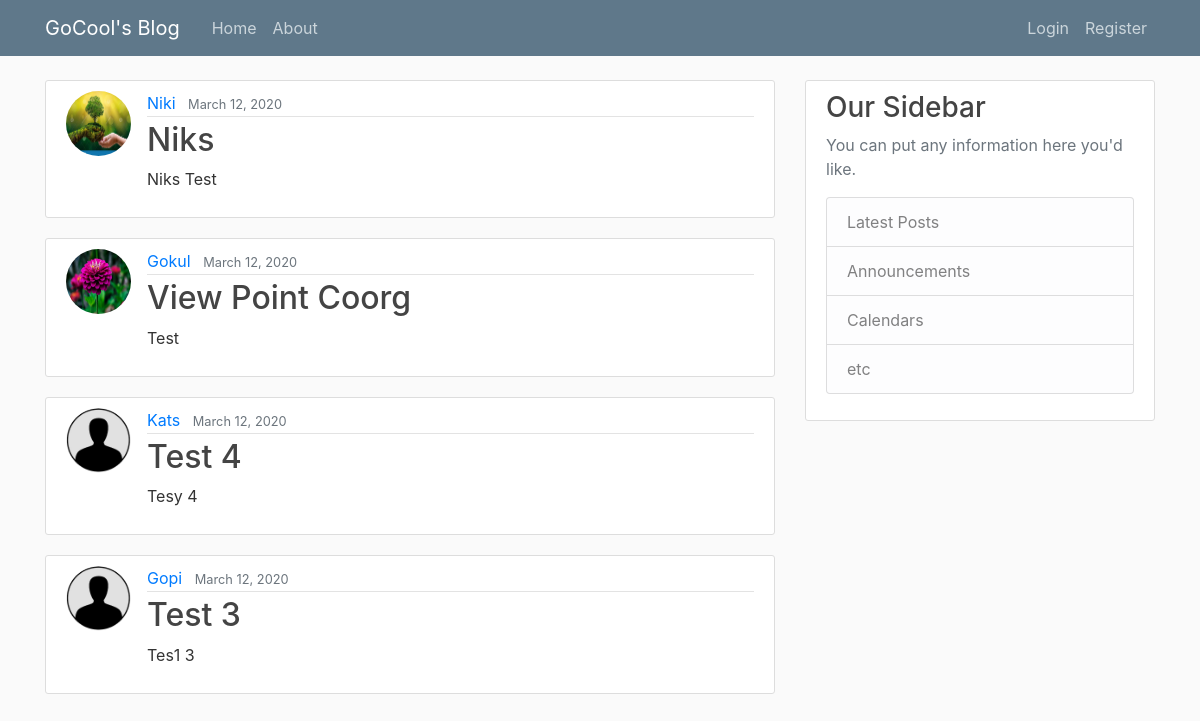
The page / on the database its author committed.
### blog/models.py (models this page shows, shortened)
class Post(models.Model):
    title = models.CharField(max_length=100)
    content = models.TextField()
    date_posted = models.DateTimeField(default = timezone.now)
    author = models.ForeignKey(settings.AUTH_USER_MODEL, on_delete=models.CASCADE)

### users/models.py (models this page shows)
class CustomUser(AbstractUser):
    username = models.CharField(max_length=255,unique=True)
    email = models.EmailField(max_length=255)
    active = models.BooleanField(default=True)
    staff = models.BooleanField(default=False)
    admin = models.BooleanField(default=False)
    image = models.ImageField(default='default.jpg', upload_to='profile_pics')
    def __str__(self):
        return self.username

### blog/views.py (the view)
# urls.py: path('', PostListView.as_view(), name='blog-home'),
class PostListView(ListView):
    model = Post
    template_name =  'blog/home.html'
    context_object_name ='posts'
    ordering = ['-date_posted']

### blog/templates/blog/home.html
{% extends "blog/base.html" %}
{% block content %}
    {% for post in posts %}
    <article class="media content-section">
        <img class="rounded-circle article-img" src="{{ post.author.image.url }}" alt="">
        <div class="media-body">
          <div class="article-metadata">
            <a class="mr-2" href="#">{{ post.author }}</a>
            <small class="text-muted">{{ post.date_posted| date:"F d, Y" }}</small>
          </div>
          <h2><a class="article-title" href="{% url 'post-detail' post.id %}">{{ post.title }}</a></h2>
          <p class="article-content">{{ post.content }}</p>
        </div>
    </article>
    {% endfor %}
{% endblock content %}

### blog/templates/blog/base.html (shortened to what this page needs)
{% load static %}
<!DOCTYPE html>
<html>
    <head>
        <link rel="stylesheet" href="https://maxcdn.bootstrapcdn.com/bootstrap/4.0.0/css/bootstrap.min.css">
        <link rel="stylesheet" type= "text/css" href="{% static 'blog/main.css'%}">
    </head>
    <body>
        <header class="site-header">
            <nav class="navbar navbar-expand-md navbar-dark bg-steel fixed-top">
              <div class="container">
                <a class="navbar-brand mr-4" href="{% url 'blog-home' %}">GoCool's Blog</a>
                <div class="collapse navbar-collapse" id="navbarToggle">
                  <div class="navbar-nav mr-auto">
                    <a class="nav-item nav-link" href="{% url 'blog-home' %}">Home</a>
                    <a class="nav-item nav-link" href="{% url 'blog-about' %}">About</a>
                  </div>
                  <div class="navbar-nav">
                    {% if user.is_authenticated %}
                      <a class="nav-item nav-link" href="{% url 'post-create' %}">New Post</a>
                      <a class="nav-item nav-link" href="{% url 'profile' %}">Profile</a>
                      <a class="nav-item nav-link" href="{% url 'logout' %}">Logout</a>
                    {% else %}
                      <a class="nav-item nav-link" href="{% url 'login' %}">Login</a>
                      <a class="nav-item nav-link" href="{% url 'register' %}">Register</a>
                    {% endif %}
                  </div>
                </div>
              </div>
            </nav>
        </header>
        <main role="main" class="container">
            <div class="row">
              <div class="col-md-8">
                {% block content %}{% endblock %}
              </div>
              <div class="col-md-4">
                <div class="content-section">
                  <h3>Our Sidebar</h3>
                  <p class='text-muted'>You can put any information here you'd like.
                    <ul class="list-group">
                      <li class="list-group-item list-group-item-light">Latest Posts</li>
                      <li class="list-group-item list-group-item-light">Announcements</li>
                      <li class="list-group-item list-group-item-light">Calendars</li>
                      <li class="list-group-item list-group-item-light">etc</li>
                    </ul>
                  </p>
                </div>
              </div>
            </div>
        </main>
    </body>
</html>

### blog/static/blog/main.css (style rules this page uses)
body { background: #fafafa; color: #333333; margin-top: 5rem; }
h1, h2, h3, h4, h5, h6 { color: #444444; }
ul { margin: 0; }
.bg-steel { background-color: #5f788a; }
.site-header .navbar-nav .nav-link { color: #cbd5db; }
.content-section { background: #ffffff; padding: 10px 20px; border: 1px solid #dddddd; border-radius: 3px; margin-bottom: 20px; }
.article-title { color: #444444; }
.article-content { white-space: pre-line; }
.article-img { height: 65px; width: 65px; margin-right: 16px; }
.article-metadata { padding-bottom: 1px; margin-bottom: 4px; border-bottom: 1px solid #e3e3e3 }

### rows shown on the page
Post: author.image (picture), author "Niki", date_posted "March 12, 2020", title "Niks", content "Niks Test"
Post: author.image (picture), author "Gokul", date_posted "March 12, 2020", title "View Point Coorg", content "Test"
Post: author.image (placeholder picture), author "Kats", date_posted "March 12, 2020", title "Test 4", content "Tesy 4"
Post: author.image (placeholder picture), author "Gopi", date_posted "March 12, 2020", title "Test 3", content "Tes1 3"
